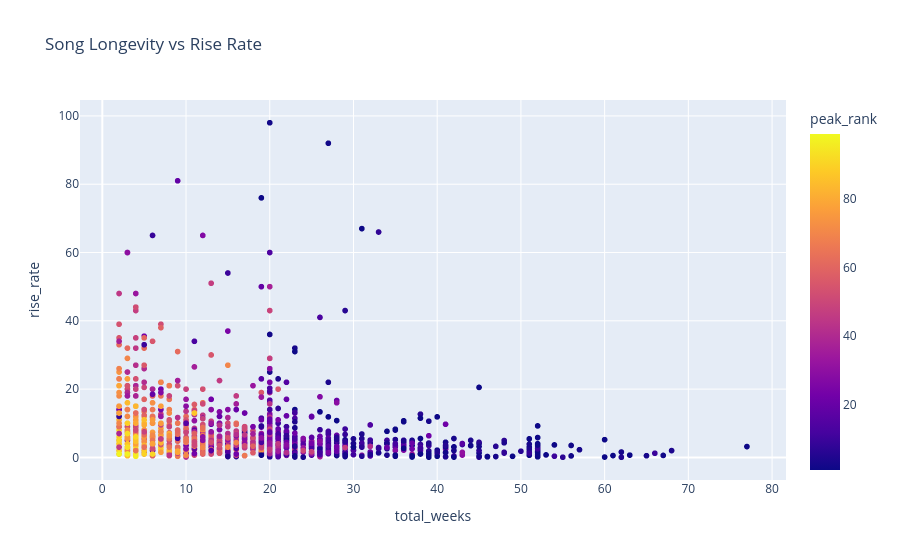

Notebook source saved alongside this figure:
### Code cell
import plotly.express as px 

fig = px.scatter(
    rise_df,
    x="total_weeks",
    y="rise_rate",
    color="peak_rank",
    hover_data=["title", "artist", "peak_rank", "debut_rank"],
    title="Song Longevity vs Rise Rate"
)

fig.show()

### Figure 1 — Plotly figure (JSON) as saved in the notebook; plotly's stock layout.template omitted (floating-point values rounded to 4 significant figures; data arrays with more than 128 entries replaced by an {"elided": "..."} marker saying what was removed)
{"data": [{"customdata": {"elided": "1271x4 mixed values"}, "hovertemplate": "total_weeks=%{x}<br>rise_rate=%{y}<br>title=%{customdata[0]}<br>artist=%{customdata[1]}<br>peak_rank=%{marker.color}<br>debut_rank=%{customdata[3]}<extra></extra>", "legendgroup": "", "marker": {"color": {"elided": "1271 float values"}, "coloraxis": "coloraxis", "symbol": "circle"}, "mode": "markers", "name": "", "showlegend": false, "type": "scattergl", "x": {"elided": "1271 int values"}, "xaxis": "x", "y": {"elided": "1271 float values"}, "yaxis": "y"}], "layout": {"coloraxis": {"colorbar": {"title": {"text": "peak_rank"}}, "colorscale": [[0, "#0d0887"], [0.1111, "#46039f"], [0.2222, "#7201a8"], [0.3333, "#9c179e"], [0.4444, "#bd3786"], [0.5556, "#d8576b"], [0.6667, "#ed7953"], [0.7778, "#fb9f3a"], [0.8889, "#fdca26"], [1, "#f0f921"]]}, "legend": {"tracegroupgap": 0}, "title": {"text": "Song Longevity vs Rise Rate"}, "xaxis": {"anchor": "y", "domain": [0, 1], "title": {"text": "total_weeks"}}, "yaxis": {"anchor": "x", "domain": [0, 1], "title": {"text": "rise_rate"}}}}
